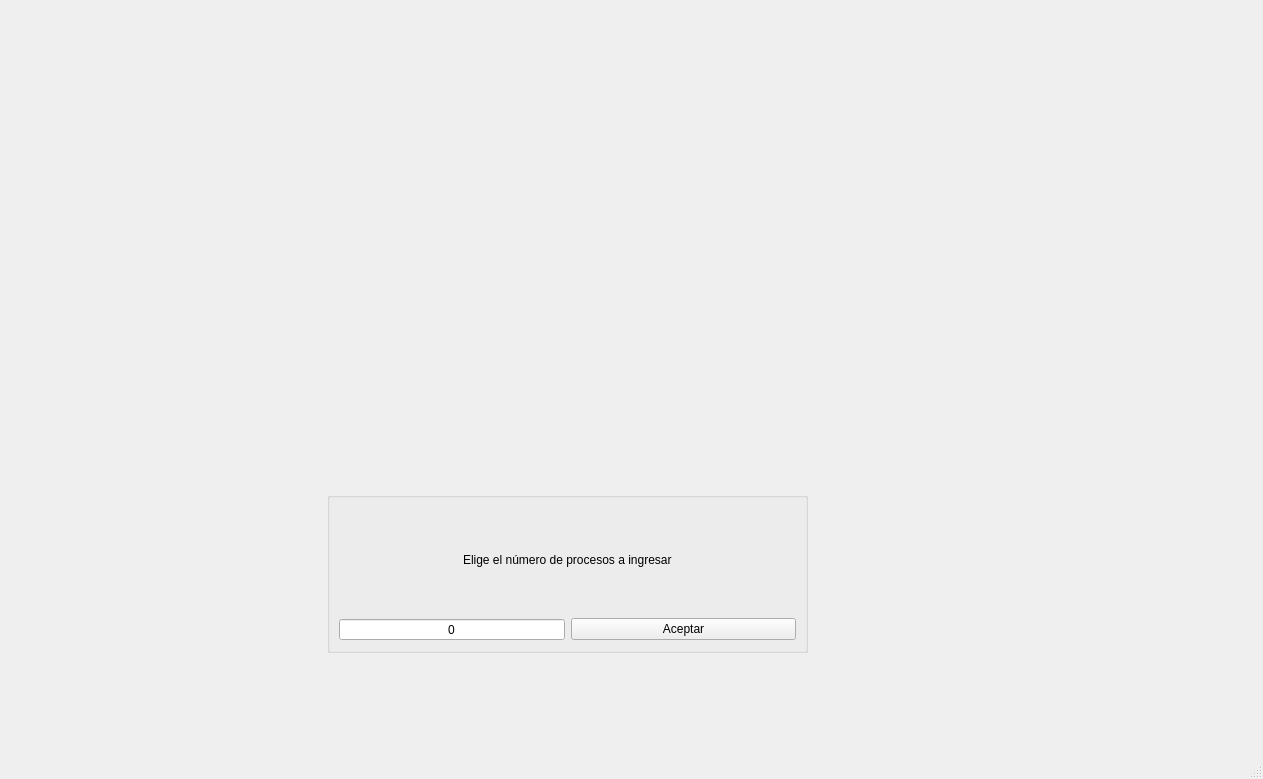
<?xml version="1.0" encoding="UTF-8"?>
<ui version="4.0">
 <class>MainWindow</class>
 <widget class="QMainWindow" name="MainWindow">
  <property name="geometry">
   <rect>
    <x>0</x>
    <y>0</y>
    <width>1263</width>
    <height>779</height>
   </rect>
  </property>
  <property name="windowTitle">
   <string>MainWindow</string>
  </property>
  <widget class="QWidget" name="centralwidget">
   <widget class="QWidget" name="layoutWidget">
    <property name="geometry">
     <rect>
      <x>17</x>
      <y>12</y>
      <width>1221</width>
      <height>721</height>
     </rect>
    </property>
    <layout class="QGridLayout" name="gridLayout">
     <item row="0" column="0">
      <widget class="QStackedWidget" name="MainQSW">
       <property name="currentIndex">
        <number>0</number>
       </property>
       <widget class="QWidget" name="NProcesosQSW">
        <widget class="QGroupBox" name="groupBox">
         <property name="geometry">
          <rect>
           <x>310</x>
           <y>480</y>
           <width>481</width>
           <height>161</height>
          </rect>
         </property>
         <property name="title">
          <string/>
         </property>
         <layout class="QGridLayout" name="gridLayout_3">
          <item row="0" column="0" colspan="2" alignment="Qt::AlignHCenter">
           <widget class="QLabel" name="label">
            <property name="text">
             <string>Elige el número de procesos a ingresar</string>
            </property>
           </widget>
          </item>
          <item row="1" column="0">
           <widget class="QSpinBox" name="NProcesosQSB">
            <property name="alignment">
             <set>Qt::AlignCenter</set>
            </property>
            <property name="buttonSymbols">
             <enum>QAbstractSpinBox::NoButtons</enum>
            </property>
            <property name="accelerated">
             <bool>false</bool>
            </property>
            <property name="minimum">
             <number>0</number>
            </property>
            <property name="maximum">
             <number>999</number>
            </property>
           </widget>
          </item>
          <item row="1" column="1">
           <widget class="QPushButton" name="Aceptar">
            <property name="text">
             <string>Aceptar</string>
            </property>
           </widget>
          </item>
         </layout>
        </widget>
        <widget class="QLabel" name="label_3">
         <property name="geometry">
          <rect>
           <x>330</x>
           <y>30</y>
           <width>401</width>
           <height>401</height>
          </rect>
         </property>
         <property name="text">
          <string/>
         </property>
         <property name="pixmap">
          <pixmap resource="applogo.qrc">:/images/logo.png</pixmap>
         </property>
         <property name="scaledContents">
          <bool>true</bool>
         </property>
        </widget>
       </widget>
       <widget class="QWidget" name="EjecProcesosQSW">
        <widget class="QTableWidget" name="PendientesQTV">
         <property name="geometry">
          <rect>
           <x>10</x>
           <y>270</y>
           <width>291</width>
           <height>431</height>
          </rect>
         </property>
         <attribute name="horizontalHeaderDefaultSectionSize">
          <number>180</number>
         </attribute>
         <attribute name="horizontalHeaderStretchLastSection">
          <bool>true</bool>
         </attribute>
         <column>
          <property name="text">
           <string>ID</string>
          </property>
          <property name="textAlignment">
           <set>AlignCenter</set>
          </property>
         </column>
         <column>
          <property name="text">
           <string>TME</string>
          </property>
          <property name="textAlignment">
           <set>AlignCenter</set>
          </property>
         </column>
         <column>
          <property name="text">
           <string>TT</string>
          </property>
          <property name="textAlignment">
           <set>AlignCenter</set>
          </property>
         </column>
        </widget>
        <widget class="QLabel" name="NoProcPenQL">
         <property name="geometry">
          <rect>
           <x>10</x>
           <y>10</y>
           <width>331</width>
           <height>21</height>
          </rect>
         </property>
         <property name="text">
          <string>Número de procesos nuevos:</string>
         </property>
        </widget>
        <widget class="QLineEdit" name="NoProcPendientesQLE">
         <property name="geometry">
          <rect>
           <x>340</x>
           <y>10</y>
           <width>81</width>
           <height>24</height>
          </rect>
         </property>
         <property name="alignment">
          <set>Qt::AlignCenter</set>
         </property>
         <property name="readOnly">
          <bool>true</bool>
         </property>
        </widget>
        <widget class="QLabel" name="LoteEjecQL">
         <property name="geometry">
          <rect>
           <x>60</x>
           <y>240</y>
           <width>181</width>
           <height>21</height>
          </rect>
         </property>
         <property name="text">
          <string>Procesos Listos:</string>
         </property>
        </widget>
        <widget class="QLabel" name="ProcTerml">
         <property name="geometry">
          <rect>
           <x>840</x>
           <y>240</y>
           <width>211</width>
           <height>21</height>
          </rect>
         </property>
         <property name="text">
          <string>Procesos terminados:</string>
         </property>
        </widget>
        <widget class="QWidget" name="verticalLayoutWidget">
         <property name="geometry">
          <rect>
           <x>10</x>
           <y>50</y>
           <width>1121</width>
           <height>161</height>
          </rect>
         </property>
         <layout class="QVBoxLayout" name="verticalLayout">
          <item>
           <widget class="QLabel" name="LoteEjecQL_2">
            <property name="minimumSize">
             <size>
              <width>0</width>
              <height>30</height>
             </size>
            </property>
            <property name="maximumSize">
             <size>
              <width>16777215</width>
              <height>30</height>
             </size>
            </property>
            <property name="text">
             <string>Proceso Actual:</string>
            </property>
            <property name="alignment">
             <set>Qt::AlignCenter</set>
            </property>
           </widget>
          </item>
          <item>
           <layout class="QHBoxLayout" name="horizontalLayout_5">
            <item>
             <widget class="QLabel" name="IDActualQL">
              <property name="maximumSize">
               <size>
                <width>60</width>
                <height>40</height>
               </size>
              </property>
              <property name="text">
               <string>ID:</string>
              </property>
             </widget>
            </item>
            <item>
             <widget class="QLineEdit" name="IDActualQLE">
              <property name="maximumSize">
               <size>
                <width>80</width>
                <height>24</height>
               </size>
              </property>
              <property name="alignment">
               <set>Qt::AlignCenter</set>
              </property>
              <property name="readOnly">
               <bool>true</bool>
              </property>
             </widget>
            </item>
            <item>
             <widget class="QLabel" name="OperacionActualQL">
              <property name="maximumSize">
               <size>
                <width>110</width>
                <height>16777215</height>
               </size>
              </property>
              <property name="text">
               <string>Operación:</string>
              </property>
             </widget>
            </item>
            <item>
             <widget class="QLineEdit" name="OperacionActualQLE">
              <property name="maximumSize">
               <size>
                <width>800</width>
                <height>24</height>
               </size>
              </property>
              <property name="alignment">
               <set>Qt::AlignCenter</set>
              </property>
              <property name="readOnly">
               <bool>true</bool>
              </property>
             </widget>
            </item>
           </layout>
          </item>
          <item>
           <layout class="QHBoxLayout" name="horizontalLayout">
            <item>
             <widget class="QLabel" name="TMEQL">
              <property name="maximumSize">
               <size>
                <width>50</width>
                <height>40</height>
               </size>
              </property>
              <property name="text">
               <string>TME:</string>
              </property>
             </widget>
            </item>
            <item>
             <widget class="QLineEdit" name="TMEActualQLE">
              <property name="maximumSize">
               <size>
                <width>180</width>
                <height>24</height>
               </size>
              </property>
              <property name="alignment">
               <set>Qt::AlignCenter</set>
              </property>
              <property name="readOnly">
               <bool>true</bool>
              </property>
             </widget>
            </item>
            <item>
             <widget class="QLabel" name="TiempoRestanteQL">
              <property name="maximumSize">
               <size>
                <width>50</width>
                <height>16777215</height>
               </size>
              </property>
              <property name="text">
               <string>TR:</string>
              </property>
              <property name="alignment">
               <set>Qt::AlignCenter</set>
              </property>
             </widget>
            </item>
            <item>
             <widget class="QLineEdit" name="TiempoRestanteQLE">
              <property name="maximumSize">
               <size>
                <width>200</width>
                <height>24</height>
               </size>
              </property>
              <property name="alignment">
               <set>Qt::AlignCenter</set>
              </property>
              <property name="readOnly">
               <bool>true</bool>
              </property>
             </widget>
            </item>
            <item>
             <widget class="QLabel" name="TiempoTranscurridoQL">
              <property name="maximumSize">
               <size>
                <width>50</width>
                <height>16777215</height>
               </size>
              </property>
              <property name="text">
               <string>TT:</string>
              </property>
              <property name="alignment">
               <set>Qt::AlignCenter</set>
              </property>
             </widget>
            </item>
            <item>
             <widget class="QLineEdit" name="TiempoTranscurridoQLE">
              <property name="maximumSize">
               <size>
                <width>16777215</width>
                <height>24</height>
               </size>
              </property>
              <property name="alignment">
               <set>Qt::AlignCenter</set>
              </property>
              <property name="readOnly">
               <bool>true</bool>
              </property>
             </widget>
            </item>
           </layout>
          </item>
         </layout>
        </widget>
        <widget class="QLabel" name="ContadorQL">
         <property name="geometry">
          <rect>
           <x>440</x>
           <y>10</y>
           <width>121</width>
           <height>21</height>
          </rect>
         </property>
         <property name="text">
          <string>Contador:</string>
         </property>
         <property name="alignment">
          <set>Qt::AlignCenter</set>
         </property>
        </widget>
        <widget class="QLineEdit" name="ContadorQLE">
         <property name="geometry">
          <rect>
           <x>560</x>
           <y>10</y>
           <width>81</width>
           <height>24</height>
          </rect>
         </property>
         <property name="alignment">
          <set>Qt::AlignCenter</set>
         </property>
         <property name="readOnly">
          <bool>true</bool>
         </property>
        </widget>
        <widget class="QTableWidget" name="ProcTerminadosQTW">
         <property name="geometry">
          <rect>
           <x>710</x>
           <y>270</y>
           <width>421</width>
           <height>431</height>
          </rect>
         </property>
         <attribute name="horizontalHeaderStretchLastSection">
          <bool>true</bool>
         </attribute>
         <column>
          <property name="text">
           <string>ID</string>
          </property>
          <property name="textAlignment">
           <set>AlignCenter</set>
          </property>
         </column>
         <column>
          <property name="text">
           <string>Operacion</string>
          </property>
          <property name="textAlignment">
           <set>AlignCenter</set>
          </property>
         </column>
         <column>
          <property name="text">
           <string>Resultado</string>
          </property>
          <property name="textAlignment">
           <set>AlignCenter</set>
          </property>
         </column>
        </widget>
        <widget class="QLabel" name="ProcBloqueadosQL">
         <property name="geometry">
          <rect>
           <x>390</x>
           <y>240</y>
           <width>221</width>
           <height>31</height>
          </rect>
         </property>
         <property name="maximumSize">
          <size>
           <width>16777215</width>
           <height>60</height>
          </size>
         </property>
         <property name="text">
          <string>Procesos Bloqueados:</string>
         </property>
        </widget>
        <widget class="QTableWidget" name="BloqueadosQTW">
         <property name="geometry">
          <rect>
           <x>340</x>
           <y>270</y>
           <width>331</width>
           <height>431</height>
          </rect>
         </property>
         <attribute name="horizontalHeaderStretchLastSection">
          <bool>true</bool>
         </attribute>
         <column>
          <property name="text">
           <string>ID</string>
          </property>
          <property name="textAlignment">
           <set>AlignCenter</set>
          </property>
         </column>
         <column>
          <property name="text">
           <string>Tiempo Bloqueado</string>
          </property>
          <property name="textAlignment">
           <set>AlignCenter</set>
          </property>
         </column>
        </widget>
        <widget class="QPushButton" name="VerTiemposQPB">
         <property name="enabled">
          <bool>false</bool>
         </property>
         <property name="geometry">
          <rect>
           <x>980</x>
           <y>0</y>
           <width>151</width>
           <height>41</height>
          </rect>
         </property>
         <property name="text">
          <string>Ver Tiempos</string>
         </property>
        </widget>
       </widget>
       <widget class="QWidget" name="page">
        <layout class="QGridLayout" name="gridLayout_4">
         <item row="0" column="0">
          <widget class="QTableWidget" name="TiemposQTW">
           <attribute name="horizontalHeaderShowSortIndicator" stdset="0">
            <bool>false</bool>
           </attribute>
           <attribute name="horizontalHeaderStretchLastSection">
            <bool>true</bool>
           </attribute>
           <attribute name="verticalHeaderVisible">
            <bool>false</bool>
           </attribute>
           <column>
            <property name="text">
             <string>ID</string>
            </property>
            <property name="textAlignment">
             <set>AlignCenter</set>
            </property>
           </column>
           <column>
            <property name="text">
             <string>Operacion</string>
            </property>
            <property name="textAlignment">
             <set>AlignCenter</set>
            </property>
           </column>
           <column>
            <property name="text">
             <string>Resultado</string>
            </property>
            <property name="textAlignment">
             <set>AlignCenter</set>
            </property>
           </column>
           <column>
            <property name="text">
             <string>T Llegada</string>
            </property>
            <property name="textAlignment">
             <set>AlignCenter</set>
            </property>
           </column>
           <column>
            <property name="text">
             <string>T Finalizacion</string>
            </property>
            <property name="textAlignment">
             <set>AlignCenter</set>
            </property>
           </column>
           <column>
            <property name="text">
             <string>T Retorno</string>
            </property>
            <property name="textAlignment">
             <set>AlignCenter</set>
            </property>
           </column>
           <column>
            <property name="text">
             <string>T Respuesta</string>
            </property>
            <property name="textAlignment">
             <set>AlignCenter</set>
            </property>
           </column>
           <column>
            <property name="text">
             <string>T Espera</string>
            </property>
            <property name="textAlignment">
             <set>AlignCenter</set>
            </property>
           </column>
           <column>
            <property name="text">
             <string>T Servicio</string>
            </property>
            <property name="textAlignment">
             <set>AlignCenter</set>
            </property>
           </column>
          </widget>
         </item>
        </layout>
       </widget>
       <widget class="QWidget" name="page_2">
        <layout class="QGridLayout" name="gridLayout_6">
         <item row="0" column="0">
          <layout class="QGridLayout" name="gridLayout_5">
           <item row="1" column="0">
            <widget class="QTableWidget" name="BCPQTW">
             <property name="tabKeyNavigation">
              <bool>true</bool>
             </property>
             <property name="alternatingRowColors">
              <bool>true</bool>
             </property>
             <attribute name="horizontalHeaderShowSortIndicator" stdset="0">
              <bool>false</bool>
             </attribute>
             <attribute name="horizontalHeaderStretchLastSection">
              <bool>true</bool>
             </attribute>
             <attribute name="verticalHeaderVisible">
              <bool>false</bool>
             </attribute>
             <column>
              <property name="text">
               <string>ID</string>
              </property>
              <property name="textAlignment">
               <set>AlignCenter</set>
              </property>
             </column>
             <column>
              <property name="text">
               <string>Estado</string>
              </property>
              <property name="textAlignment">
               <set>AlignCenter</set>
              </property>
             </column>
             <column>
              <property name="text">
               <string>Operacion</string>
              </property>
              <property name="textAlignment">
               <set>AlignCenter</set>
              </property>
             </column>
             <column>
              <property name="text">
               <string>Resultado</string>
              </property>
              <property name="textAlignment">
               <set>AlignCenter</set>
              </property>
             </column>
             <column>
              <property name="text">
               <string>T Llegada</string>
              </property>
              <property name="textAlignment">
               <set>AlignCenter</set>
              </property>
             </column>
             <column>
              <property name="text">
               <string>T Fin</string>
              </property>
              <property name="textAlignment">
               <set>AlignCenter</set>
              </property>
             </column>
             <column>
              <property name="text">
               <string>T Retorno</string>
              </property>
              <property name="textAlignment">
               <set>AlignCenter</set>
              </property>
             </column>
             <column>
              <property name="text">
               <string>T Espera</string>
              </property>
              <property name="textAlignment">
               <set>AlignCenter</set>
              </property>
             </column>
             <column>
              <property name="text">
               <string>T Servicio</string>
              </property>
              <property name="textAlignment">
               <set>AlignCenter</set>
              </property>
             </column>
             <column>
              <property name="text">
               <string>T Restante</string>
              </property>
              <property name="textAlignment">
               <set>AlignCenter</set>
              </property>
             </column>
             <column>
              <property name="text">
               <string>T Respuesta</string>
              </property>
              <property name="textAlignment">
               <set>AlignCenter</set>
              </property>
             </column>
             <column>
              <property name="text">
               <string>TR Bloqueado</string>
              </property>
              <property name="textAlignment">
               <set>AlignCenter</set>
              </property>
             </column>
            </widget>
           </item>
           <item row="0" column="0" alignment="Qt::AlignHCenter|Qt::AlignVCenter">
            <widget class="QLabel" name="label_2">
             <property name="text">
              <string>BCP PROCESOS</string>
             </property>
            </widget>
           </item>
          </layout>
         </item>
        </layout>
       </widget>
      </widget>
     </item>
    </layout>
   </widget>
  </widget>
  <widget class="QMenuBar" name="menubar">
   <property name="geometry">
    <rect>
     <x>0</x>
     <y>0</y>
     <width>1263</width>
     <height>20</height>
    </rect>
   </property>
  </widget>
  <widget class="QStatusBar" name="statusbar"/>
 </widget>
 <resources>
  <include location="applogo.qrc"/>
 </resources>
 <connections/>
</ui>
